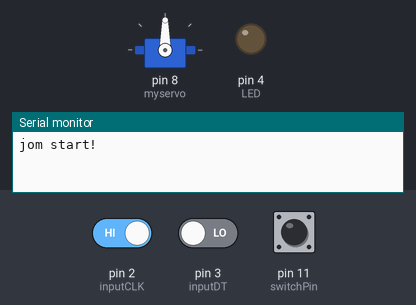
A sketch run on a simulated Arduino Uno, built with avr-gcc and run on an emulated ATmega328P. On the bench: servo, output pins drawn as LEDs (lit = HIGH), the last lines printed to the serial monitor. The inputs (shaded band) are chosen by the test bench; at power-on: pin 2 (inputCLK) HIGH, pin 11 (switchPin) HIGH, pin 3 (inputDT) LOW.

Above: at 1.2 s.
1.3 s: pin 2 (inputCLK) driven LOW
At 1.8 s:
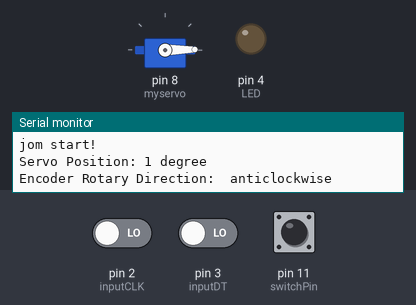
2.8 s: pin 11 (switchPin) pulled LOW for 0.15 s
At 3.6 s:
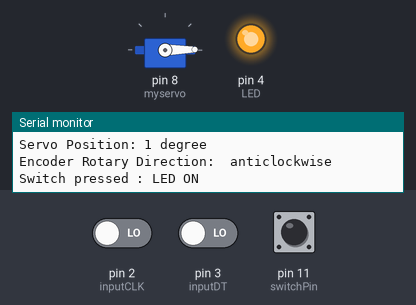
5.3 s: pin 2 (inputCLK) driven HIGH
At 5.9 s:
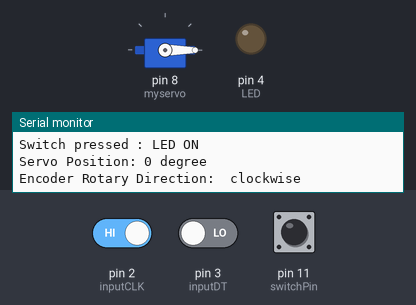
6.8 s: pin 11 (switchPin) pulled LOW for 1 s
At 7.6 s:
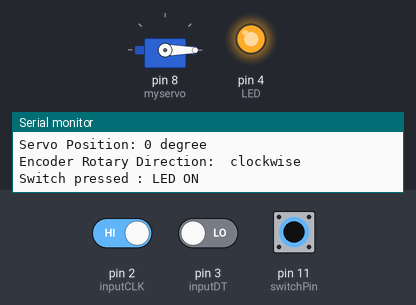
9.3 s: pin 11 (switchPin) pulled LOW for 3.2 s
At 14.4 s:
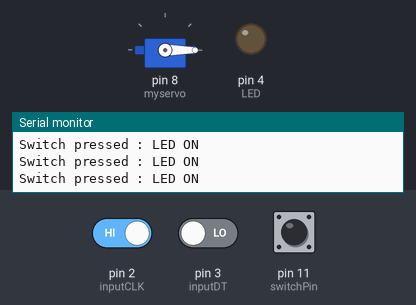
Timing chart, 0 to 15.8 s (numbered marks = the images above; inputs shaded):
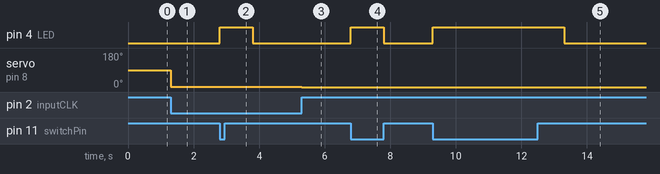

Measured:
- after the input at 1.3 s, servo on pin 8 (myservo): 90° → 1° at once
- after the input at 2.8 s, pin 4 (LED): LOW → HIGH at once, → LOW 1.0 s later
- after the input at 5.3 s, servo on pin 8 (myservo): 1° → 0° at once
- after the input at 6.8 s, pin 4 (LED): LOW → HIGH at once, → LOW 1.0 s later
- after the input at 9.3 s, pin 4 (LED): LOW → HIGH at once, → LOW 4.0 s later

The sketch:

main.ino
```cpp
#include <Servo.h>
#define inputCLK 2
#define inputDT 3
Servo myservo;

int counter = 0;
int LED = 4;
int currentStateCLK;
int previousStateCLK;
int switchPin = 11;                        // button pin
bool switchState = HIGH;                    // button value
String encdir = "";                        //encoder direction

void setup() {
  pinMode(inputCLK, INPUT);
  pinMode(inputDT, INPUT);
  pinMode(LED,OUTPUT);
  pinMode (switchPin, INPUT_PULLUP);
  Serial.begin(9600);
  myservo.attach(8);
  previousStateCLK = digitalRead(inputCLK);
  Serial.println("jom start!");
}

void loop() {
  // BUTTON
  switchState = digitalRead(switchPin);

  //apabila suis ditekan(pressed)(LOW), print message
  //LED menyala
  if (switchState =! switchState) {
    digitalWrite(LED,HIGH);
    Serial.print("Switch pressed : ");
    Serial.println("LED ON");
    Serial.println();
    delay(1000);
  }
  else {
    digitalWrite(LED,LOW);
    }

  //Rotary encoder dan Servo
  currentStateCLK = digitalRead(inputCLK);
  if (currentStateCLK != previousStateCLK)
  {
    if (digitalRead(inputDT) != currentStateCLK)
    {
      counter --;
      encdir = "clockwise";
      if (counter < 0)
      {
        counter = 0;
      }
    }
    else
    {
      counter ++;
      encdir = "anticlockwise";
      if (counter > 180)
      {
        counter = 180;
      }
    }

    myservo.write(counter);
    Serial.print("Servo Position: ");
    Serial.print(counter);
    Serial.println(" degree");
    Serial.print("Encoder Rotary Direction:  ");
    Serial.println(encdir);
    Serial.println();
  }
  previousStateCLK = currentStateCLK;
}
```
